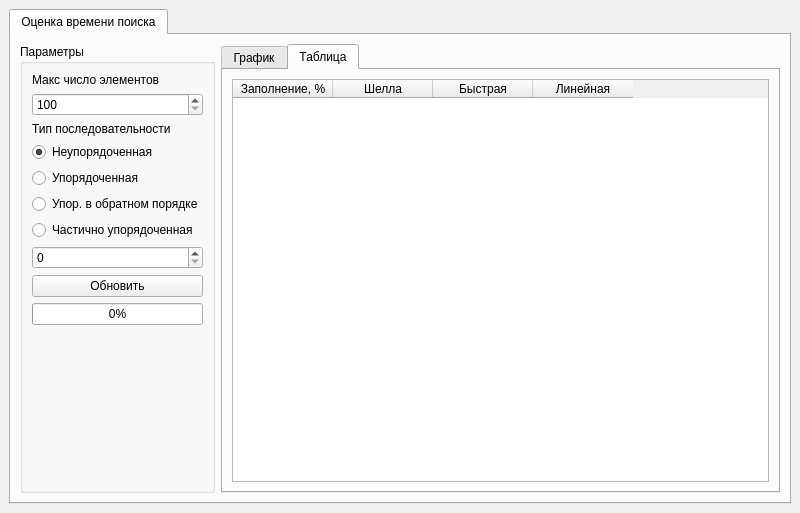
<?xml version="1.0" encoding="UTF-8"?>
<ui version="4.0">
 <class>MainWindow</class>
 <widget class="QMainWindow" name="MainWindow">
  <property name="geometry">
   <rect>
    <x>0</x>
    <y>0</y>
    <width>800</width>
    <height>513</height>
   </rect>
  </property>
  <property name="windowTitle">
   <string>Сортировка односвязного списка</string>
  </property>
  <widget class="QWidget" name="centralwidget">
   <layout class="QVBoxLayout" name="verticalLayout_4">
    <item>
     <widget class="QTabWidget" name="tabWidget">
      <property name="currentIndex">
       <number>0</number>
      </property>
      <widget class="QWidget" name="tab_2">
       <attribute name="title">
        <string>Оценка времени поиска</string>
       </attribute>
       <layout class="QHBoxLayout" name="horizontalLayout_7">
        <item>
         <widget class="QGroupBox" name="groupBox_3">
          <property name="title">
           <string>Параметры</string>
          </property>
          <layout class="QVBoxLayout" name="verticalLayout_3">
           <item>
            <layout class="QVBoxLayout" name="verticalLayout_2">
             <item>
              <widget class="QLabel" name="label_2">
               <property name="sizePolicy">
                <sizepolicy hsizetype="Preferred" vsizetype="Maximum">
                 <horstretch>0</horstretch>
                 <verstretch>0</verstretch>
                </sizepolicy>
               </property>
               <property name="text">
                <string>Макс число элементов</string>
               </property>
              </widget>
             </item>
             <item>
              <widget class="QSpinBox" name="maxElements">
               <property name="minimum">
                <number>100</number>
               </property>
               <property name="maximum">
                <number>10000000</number>
               </property>
               <property name="singleStep">
                <number>100</number>
               </property>
               <property name="value">
                <number>100</number>
               </property>
              </widget>
             </item>
            </layout>
           </item>
           <item>
            <layout class="QVBoxLayout" name="verticalLayout">
             <item>
              <widget class="QLabel" name="label">
               <property name="sizePolicy">
                <sizepolicy hsizetype="Preferred" vsizetype="Maximum">
                 <horstretch>0</horstretch>
                 <verstretch>0</verstretch>
                </sizepolicy>
               </property>
               <property name="text">
                <string>Тип последовательности</string>
               </property>
              </widget>
             </item>
             <item>
              <widget class="QRadioButton" name="radioUnsorted">
               <property name="text">
                <string>Неупорядоченная</string>
               </property>
               <property name="checked">
                <bool>true</bool>
               </property>
               <attribute name="buttonGroup">
                <string notr="true">buttonGroup</string>
               </attribute>
              </widget>
             </item>
             <item>
              <widget class="QRadioButton" name="radioSorted">
               <property name="text">
                <string>Упорядоченная</string>
               </property>
               <attribute name="buttonGroup">
                <string notr="true">buttonGroup</string>
               </attribute>
              </widget>
             </item>
             <item>
              <widget class="QRadioButton" name="radioReverse">
               <property name="text">
                <string>Упор. в обратном порядке</string>
               </property>
               <attribute name="buttonGroup">
                <string notr="true">buttonGroup</string>
               </attribute>
              </widget>
             </item>
             <item>
              <widget class="QRadioButton" name="radioPartly">
               <property name="text">
                <string>Частично упорядоченная</string>
               </property>
               <attribute name="buttonGroup">
                <string notr="true">buttonGroup</string>
               </attribute>
              </widget>
             </item>
             <item>
              <widget class="QSpinBox" name="sortedPercent"/>
             </item>
            </layout>
           </item>
           <item>
            <widget class="QPushButton" name="updateChart">
             <property name="text">
              <string>Обновить</string>
             </property>
            </widget>
           </item>
           <item>
            <widget class="QProgressBar" name="chartProgress">
             <property name="sizePolicy">
              <sizepolicy hsizetype="Minimum" vsizetype="Fixed">
               <horstretch>0</horstretch>
               <verstretch>0</verstretch>
              </sizepolicy>
             </property>
             <property name="autoFillBackground">
              <bool>false</bool>
             </property>
             <property name="maximum">
              <number>100</number>
             </property>
             <property name="value">
              <number>0</number>
             </property>
             <property name="invertedAppearance">
              <bool>false</bool>
             </property>
             <property name="format">
              <string>%p%</string>
             </property>
            </widget>
           </item>
           <item>
            <spacer name="verticalSpacer">
             <property name="orientation">
              <enum>Qt::Vertical</enum>
             </property>
             <property name="sizeHint" stdset="0">
              <size>
               <width>20</width>
               <height>40</height>
              </size>
             </property>
            </spacer>
           </item>
          </layout>
         </widget>
        </item>
        <item>
         <widget class="QTabWidget" name="tabWidget_2">
          <property name="currentIndex">
           <number>1</number>
          </property>
          <widget class="QWidget" name="tab_3">
           <attribute name="title">
            <string>График</string>
           </attribute>
           <layout class="QVBoxLayout" name="verticalLayout_5">
            <item>
             <widget class="QChartView" name="chart"/>
            </item>
           </layout>
          </widget>
          <widget class="QWidget" name="tab_4">
           <attribute name="title">
            <string>Таблица</string>
           </attribute>
           <layout class="QVBoxLayout" name="verticalLayout_6">
            <item>
             <widget class="QTableWidget" name="table">
              <attribute name="horizontalHeaderCascadingSectionResizes">
               <bool>false</bool>
              </attribute>
              <attribute name="horizontalHeaderShowSortIndicator" stdset="0">
               <bool>false</bool>
              </attribute>
              <attribute name="horizontalHeaderStretchLastSection">
               <bool>false</bool>
              </attribute>
              <column>
               <property name="text">
                <string>Заполнение, %</string>
               </property>
              </column>
              <column>
               <property name="text">
                <string>Шелла</string>
               </property>
              </column>
              <column>
               <property name="text">
                <string>Быстрая</string>
               </property>
              </column>
              <column>
               <property name="text">
                <string>Линейная</string>
               </property>
              </column>
             </widget>
            </item>
           </layout>
          </widget>
         </widget>
        </item>
       </layout>
      </widget>
     </widget>
    </item>
   </layout>
  </widget>
 </widget>
 <customwidgets>
  <customwidget>
   <class>QChartView</class>
   <extends>QGraphicsView</extends>
   <header>QtCharts</header>
  </customwidget>
 </customwidgets>
 <resources/>
 <connections/>
 <buttongroups>
  <buttongroup name="buttonGroup"/>
 </buttongroups>
</ui>
